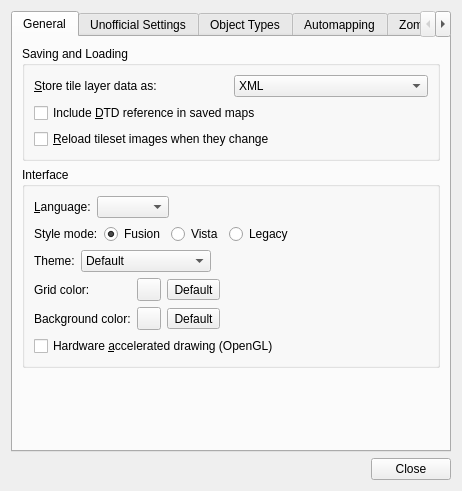
<?xml version="1.0" encoding="UTF-8"?>
<ui version="4.0">
 <class>PreferencesDialog</class>
 <widget class="QDialog" name="PreferencesDialog">
  <property name="geometry">
   <rect>
    <x>0</x>
    <y>0</y>
    <width>462</width>
    <height>491</height>
   </rect>
  </property>
  <property name="windowTitle">
   <string>Preferences</string>
  </property>
  <layout class="QVBoxLayout" name="verticalLayout">
   <property name="sizeConstraint">
    <enum>QLayout::SetDefaultConstraint</enum>
   </property>
   <item>
    <widget class="QTabWidget" name="tabWidget">
     <property name="currentIndex">
      <number>0</number>
     </property>
     <widget class="QWidget" name="tab">
      <attribute name="title">
       <string>General</string>
      </attribute>
      <layout class="QVBoxLayout" name="verticalLayout_2">
       <item>
        <widget class="QGroupBox" name="groupBox">
         <property name="title">
          <string>Saving and Loading</string>
         </property>
         <layout class="QGridLayout" name="gridLayout">
          <item row="0" column="1">
           <widget class="QComboBox" name="layerDataCombo">
            <item>
             <property name="text">
              <string>XML</string>
             </property>
            </item>
            <item>
             <property name="text">
              <string>Base64 (uncompressed)</string>
             </property>
            </item>
            <item>
             <property name="text">
              <string>Base64 (gzip compressed)</string>
             </property>
            </item>
            <item>
             <property name="text">
              <string>Base64 (zlib compressed)</string>
             </property>
            </item>
            <item>
             <property name="text">
              <string>CSV</string>
             </property>
            </item>
           </widget>
          </item>
          <item row="3" column="0" colspan="2">
           <widget class="QCheckBox" name="reloadTilesetImages">
            <property name="text">
             <string>&amp;Reload tileset images when they change</string>
            </property>
           </widget>
          </item>
          <item row="2" column="0" colspan="2">
           <widget class="QCheckBox" name="enableDtd">
            <property name="toolTip">
             <string>Not enabled by default since a reference to an external DTD is known to cause problems with some XML parsers.</string>
            </property>
            <property name="text">
             <string>Include &amp;DTD reference in saved maps</string>
            </property>
           </widget>
          </item>
          <item row="0" column="0">
           <widget class="QLabel" name="label">
            <property name="text">
             <string>&amp;Store tile layer data as:</string>
            </property>
            <property name="buddy">
             <cstring>layerDataCombo</cstring>
            </property>
           </widget>
          </item>
         </layout>
        </widget>
       </item>
       <item>
        <widget class="QGroupBox" name="groupBox_2">
         <property name="title">
          <string>Interface</string>
         </property>
         <layout class="QVBoxLayout" name="verticalLayout_9">
          <property name="sizeConstraint">
           <enum>QLayout::SetDefaultConstraint</enum>
          </property>
          <item>
           <layout class="QHBoxLayout" name="horizontalLayout_3">
            <item>
             <widget class="QLabel" name="label_2">
              <property name="text">
               <string>&amp;Language:</string>
              </property>
              <property name="buddy">
               <cstring>languageCombo</cstring>
              </property>
             </widget>
            </item>
            <item>
             <widget class="QComboBox" name="languageCombo"/>
            </item>
            <item>
             <spacer name="horizontalSpacer_2">
              <property name="orientation">
               <enum>Qt::Horizontal</enum>
              </property>
              <property name="sizeHint" stdset="0">
               <size>
                <width>40</width>
                <height>20</height>
               </size>
              </property>
             </spacer>
            </item>
           </layout>
          </item>
          <item>
           <layout class="QHBoxLayout" name="themeModeLayout">
            <item>
             <widget class="QLabel" name="themeModeLabel">
              <property name="text">
               <string>Style mode:</string>
              </property>
             </widget>
            </item>
            <item>
             <widget class="QRadioButton" name="fusionThemeMode">
              <property name="text">
               <string>Fusion</string>
              </property>
              <property name="checked">
               <bool>true</bool>
              </property>
             </widget>
            </item>
            <item>
             <widget class="QRadioButton" name="vistaThemeMode">
              <property name="text">
               <string>Vista</string>
              </property>
             </widget>
            </item>
            <item>
             <widget class="QRadioButton" name="legacyThemeMode">
              <property name="text">
               <string>Legacy</string>
              </property>
             </widget>
            </item>
            <item>
             <spacer name="horizontalSpacer_9">
              <property name="orientation">
               <enum>Qt::Horizontal</enum>
              </property>
              <property name="sizeHint" stdset="0">
               <size>
                <width>40</width>
                <height>20</height>
               </size>
              </property>
             </spacer>
            </item>
           </layout>
          </item>
          <item>
           <widget class="QWidget" name="themeRow" native="true">
            <layout class="QHBoxLayout" name="themeLayout">
               <property name="leftMargin">
                <number>0</number>
               </property>
               <property name="topMargin">
                <number>0</number>
               </property>
               <property name="rightMargin">
                <number>0</number>
               </property>
               <property name="bottomMargin">
                <number>0</number>
               </property>
             <item>
              <widget class="QLabel" name="themeLabel">
               <property name="text">
                <string>Theme:</string>
               </property>
              </widget>
             </item>
             <item>
              <widget class="QComboBox" name="themeCombo">
               <item>
                <property name="text">
                 <string>Default</string>
                </property>
               </item>
               <item>
                <property name="text">
                 <string>Breeze (Dark)</string>
                </property>
               </item>
               <item>
                <property name="text">
                 <string>QDarkStyle (Dark)</string>
                </property>
               </item>
               <item>
                <property name="text">
                 <string>QDarkStyle (Light)</string>
                </property>
               </item>
              </widget>
             </item>
             <item>
              <spacer name="horizontalSpacer_6">
               <property name="orientation">
                <enum>Qt::Horizontal</enum>
               </property>
               <property name="sizeHint" stdset="0">
                <size>
                 <width>40</width>
                 <height>20</height>
                </size>
               </property>
              </spacer>
             </item>
            </layout>
           </widget>
          </item>
          <item>
           <layout class="QGridLayout" name="gridLayout_2">
            <item row="2" column="2">
             <widget class="QToolButton" name="bgColorReset">
              <property name="text">
               <string>Default</string>
              </property>
             </widget>
            </item>
            <item row="0" column="0">
             <widget class="QLabel" name="label_3">
              <property name="text">
               <string>Grid color:</string>
              </property>
             </widget>
            </item>
            <item row="2" column="1">
             <widget class="Tiled::Internal::ColorButton" name="bgColor"/>
            </item>
            <item row="2" column="0">
             <widget class="QLabel" name="label_5">
              <property name="text">
               <string>Background color:</string>
              </property>
             </widget>
            </item>
            <item row="0" column="1">
             <widget class="Tiled::Internal::ColorButton" name="gridColor"/>
            </item>
            <item row="2" column="3">
             <spacer name="horizontalSpacer_4">
              <property name="orientation">
               <enum>Qt::Horizontal</enum>
              </property>
              <property name="sizeHint" stdset="0">
               <size>
                <width>40</width>
                <height>20</height>
               </size>
              </property>
             </spacer>
            </item>
            <item row="0" column="2">
             <widget class="QToolButton" name="gridColorReset">
              <property name="text">
               <string>Default</string>
              </property>
             </widget>
            </item>
           </layout>
          </item>
          <item>
           <layout class="QHBoxLayout" name="horizontalLayout_5"/>
          </item>
          <item>
           <widget class="QCheckBox" name="openGL">
            <property name="text">
             <string>Hardware &amp;accelerated drawing (OpenGL)</string>
            </property>
           </widget>
          </item>
         </layout>
        </widget>
       </item>
       <item>
        <spacer name="verticalSpacer">
         <property name="orientation">
          <enum>Qt::Vertical</enum>
         </property>
         <property name="sizeHint" stdset="0">
          <size>
           <width>381</width>
           <height>1</height>
          </size>
         </property>
        </spacer>
       </item>
      </layout>
     </widget>
    <widget class="QWidget" name="tab_6">
     <attribute name="title">
      <string>Unofficial Settings</string>
     </attribute>
     <layout class="QVBoxLayout" name="verticalLayout_14">
      <item>
       <widget class="QGroupBox" name="groupBox_10">
      <property name="title">
       <string>Tiles Path</string>
      </property>
      <layout class="QVBoxLayout" name="verticalLayout_13">
       <item>
        <widget class="QLabel" name="label_16">
         <property name="text">
        <string>Tiles folder path.</string>
         </property>
        </widget>
       </item>
       <item>
        <layout class="QHBoxLayout" name="horizontalLayout_16">
         <item>
        <widget class="QLineEdit" name="tilesDirectory">
         <property name="readOnly">
          <bool>true</bool>
         </property>
        </widget>
         </item>
         <item>
        <widget class="QToolButton" name="browseTilesDirectory">
         <property name="text">
          <string>...</string>
         </property>
        </widget>
         </item>
        </layout>
       </item>
      </layout>
       </widget>
      </item>
      <item>
       <widget class="QGroupBox" name="groupBox_9">
      <property name="title">
       <string>WorldEd Path</string>
      </property>
      <property name="flat">
       <bool>false</bool>
      </property>
      <layout class="QVBoxLayout" name="verticalLayout_12">
       <item>
        <widget class="QLabel" name="label_15">
         <property name="text">
        <string>This should point to the WorldEd executable folder.</string>
         </property>
        </widget>
       </item>
       <item>
        <layout class="QHBoxLayout" name="horizontalLayout_15">
         <item>
        <widget class="QLineEdit" name="tileZedPath">
         <property name="readOnly">
          <bool>true</bool>
         </property>
        </widget>
         </item>
         <item>
        <widget class="QToolButton" name="browseWorldEdPath">
         <property name="text">
          <string>...</string>
         </property>
        </widget>
         </item>
        </layout>
       </item>
      </layout>
       </widget>
      </item>
      <item>
       <widget class="QGroupBox" name="groupBox_5">
      <property name="title">
       <string>Interface</string>
      </property>
      <layout class="QVBoxLayout" name="verticalLayout_15">
       <item>
        <layout class="QHBoxLayout" name="horizontalLayout_7">
         <item>
        <widget class="QLabel" name="label_8">
         <property name="text">
          <string>Grid Width :</string>
         </property>
        </widget>
         </item>
         <item>
        <widget class="QSpinBox" name="gridWidth">
         <property name="minimum">
          <number>1</number>
         </property>
         <property name="maximum">
          <number>10</number>
         </property>
         <property name="singleStep">
          <number>1</number>
         </property>
         <property name="value">
          <number>1</number>
         </property>
        </widget>
         </item>
         <item>
        <widget class="QPushButton" name="gridWidthDefault">
         <property name="text">
          <string>Default</string>
         </property>
        </widget>
         </item>
         <item>
        <spacer name="horizontalSpacer_7">
         <property name="orientation">
          <enum>Qt::Horizontal</enum>
         </property>
         <property name="sizeHint" stdset="0">
          <size>
           <width>40</width>
           <height>20</height>
          </size>
         </property>
        </spacer>
         </item>
        </layout>
       </item>
       <item>
        <layout class="QHBoxLayout" name="horizontalLayout_8">
         <item>
        <widget class="QLabel" name="label_9">
         <property name="text">
          <string>Grid Opacity :</string>
         </property>
        </widget>
         </item>
         <item>
        <widget class="QSpinBox" name="gridOpacity">
         <property name="minimum">
          <number>1</number>
         </property>
         <property name="maximum">
          <number>255</number>
         </property>
         <property name="singleStep">
          <number>1</number>
         </property>
         <property name="value">
          <number>255</number>
         </property>
        </widget>
         </item>
         <item>
        <widget class="QPushButton" name="gridOpacityDefault">
         <property name="text">
          <string>Default</string>
         </property>
        </widget>
         </item>
         <item>
        <spacer name="horizontalSpacer_8">
         <property name="orientation">
          <enum>Qt::Horizontal</enum>
         </property>
         <property name="sizeHint" stdset="0">
          <size>
           <width>40</width>
           <height>20</height>
          </size>
         </property>
        </spacer>
         </item>
        </layout>
       </item>
      </layout>
       </widget>
      </item>
      <item>
       <spacer name="verticalSpacer_4">
      <property name="orientation">
       <enum>Qt::Vertical</enum>
      </property>
      <property name="sizeHint" stdset="0">
       <size>
        <width>20</width>
        <height>40</height>
       </size>
      </property>
       </spacer>
      </item>
     </layout>
    </widget>
     <widget class="QWidget" name="tab_2">
      <attribute name="title">
       <string>Object Types</string>
      </attribute>
      <layout class="QVBoxLayout" name="verticalLayout_3">
       <item>
        <widget class="QGroupBox" name="groupBox_3">
         <property name="title">
          <string>Object Types</string>
         </property>
         <layout class="QVBoxLayout" name="verticalLayout_4">
          <item>
           <widget class="QTableView" name="objectTypesTable">
            <property name="selectionBehavior">
             <enum>QAbstractItemView::SelectRows</enum>
            </property>
            <property name="verticalScrollMode">
             <enum>QAbstractItemView::ScrollPerPixel</enum>
            </property>
            <property name="wordWrap">
             <bool>false</bool>
            </property>
            <attribute name="horizontalHeaderHighlightSections">
             <bool>false</bool>
            </attribute>
            <attribute name="verticalHeaderVisible">
             <bool>false</bool>
            </attribute>
            <attribute name="verticalHeaderHighlightSections">
             <bool>false</bool>
            </attribute>
           </widget>
          </item>
          <item>
           <layout class="QHBoxLayout" name="horizontalLayout">
            <item>
             <widget class="QToolButton" name="addObjectTypeButton">
              <property name="toolTip">
               <string>Add Object Type</string>
              </property>
              <property name="text">
               <string>Add</string>
              </property>
              <property name="icon">
               <iconset resource="tiled.qrc">
                <normaloff>:/images/22x22/add.png</normaloff>:/images/22x22/add.png</iconset>
              </property>
              <property name="autoRaise">
               <bool>true</bool>
              </property>
             </widget>
            </item>
            <item>
             <widget class="QToolButton" name="removeObjectTypeButton">
              <property name="enabled">
               <bool>false</bool>
              </property>
              <property name="toolTip">
               <string>Remove Selected Object Types</string>
              </property>
              <property name="text">
               <string>Remove</string>
              </property>
              <property name="icon">
               <iconset resource="tiled.qrc">
                <normaloff>:/images/22x22/remove.png</normaloff>:/images/22x22/remove.png</iconset>
              </property>
              <property name="autoRaise">
               <bool>true</bool>
              </property>
             </widget>
            </item>
            <item>
             <spacer name="horizontalSpacer">
              <property name="orientation">
               <enum>Qt::Horizontal</enum>
              </property>
              <property name="sizeHint" stdset="0">
               <size>
                <width>40</width>
                <height>20</height>
               </size>
              </property>
             </spacer>
            </item>
            <item>
             <widget class="QPushButton" name="importObjectTypesButton">
              <property name="sizePolicy">
               <sizepolicy hsizetype="Minimum" vsizetype="Minimum">
                <horstretch>0</horstretch>
                <verstretch>0</verstretch>
               </sizepolicy>
              </property>
              <property name="text">
               <string>Import...</string>
              </property>
             </widget>
            </item>
            <item>
             <widget class="QPushButton" name="exportObjectTypesButton">
              <property name="sizePolicy">
               <sizepolicy hsizetype="Fixed" vsizetype="Minimum">
                <horstretch>0</horstretch>
                <verstretch>0</verstretch>
               </sizepolicy>
              </property>
              <property name="text">
               <string>Export...</string>
              </property>
             </widget>
            </item>
           </layout>
          </item>
         </layout>
        </widget>
       </item>
      </layout>
     </widget>
     <widget class="QWidget" name="tab_3">
      <attribute name="title">
       <string>Automapping</string>
      </attribute>
      <layout class="QVBoxLayout" name="verticalLayout_5">
       <item>
        <widget class="QCheckBox" name="autoMapWhileDrawing">
         <property name="text">
          <string>Use Automapping, when drawing into layers</string>
         </property>
        </widget>
       </item>
       <item>
        <spacer name="verticalSpacer_3">
         <property name="orientation">
          <enum>Qt::Vertical</enum>
         </property>
         <property name="sizeHint" stdset="0">
          <size>
           <width>20</width>
           <height>40</height>
          </size>
         </property>
        </spacer>
       </item>
      </layout>
     </widget>
     <widget class="QWidget" name="tab_4">
      <attribute name="title">
       <string>Zomboid</string>
      </attribute>
      <layout class="QVBoxLayout" name="verticalLayout_7">
       <item>
        <widget class="QGroupBox" name="configBox">
         <property name="sizePolicy">
          <sizepolicy hsizetype="Preferred" vsizetype="Preferred">
           <horstretch>0</horstretch>
           <verstretch>0</verstretch>
          </sizepolicy>
         </property>
         <property name="title">
          <string>Config Directory</string>
         </property>
         <property name="alignment">
          <set>Qt::AlignLeading|Qt::AlignLeft|Qt::AlignVCenter</set>
         </property>
         <layout class="QVBoxLayout" name="verticalLayout_6">
          <item>
           <widget class="QLabel" name="label_4">
            <property name="text">
             <string>This is where config files are stored.  Change it with the 'config' program.</string>
            </property>
            <property name="wordWrap">
             <bool>true</bool>
            </property>
           </widget>
          </item>
          <item>
           <layout class="QHBoxLayout" name="configLayout">
            <item>
             <widget class="QLineEdit" name="configDirectory">
              <property name="sizePolicy">
               <sizepolicy hsizetype="Expanding" vsizetype="Preferred">
                <horstretch>0</horstretch>
                <verstretch>0</verstretch>
               </sizepolicy>
              </property>
              <property name="readOnly">
               <bool>true</bool>
              </property>
             </widget>
            </item>
           </layout>
          </item>
         </layout>
        </widget>
       </item>
       <item>
        <widget class="QGroupBox" name="groupBox_4">
         <property name="title">
          <string>Thumbnails Directory</string>
         </property>
         <layout class="QVBoxLayout" name="verticalLayout_10">
          <item>
           <widget class="QLabel" name="label_7">
            <property name="text">
             <string>This is where building and map thumbnail images are stored.  Leave blank to store thumbnails in a subdirectory named .pzeditor in the same directory as each building or map file.</string>
            </property>
            <property name="wordWrap">
             <bool>true</bool>
            </property>
           </widget>
          </item>
          <item>
           <layout class="QHBoxLayout" name="horizontalLayout_4">
            <item>
             <widget class="QLineEdit" name="thumbnailEdit"/>
            </item>
            <item>
             <widget class="QToolButton" name="thumbnailButton">
              <property name="text">
               <string>...</string>
              </property>
             </widget>
            </item>
           </layout>
          </item>
         </layout>
        </widget>
       </item>
       <item>
        <widget class="QGroupBox" name="configBox_2">
         <property name="sizePolicy">
          <sizepolicy hsizetype="Preferred" vsizetype="Preferred">
           <horstretch>0</horstretch>
           <verstretch>0</verstretch>
          </sizepolicy>
         </property>
         <property name="title">
          <string>WorldEd Project Files</string>
         </property>
         <property name="alignment">
          <set>Qt::AlignLeading|Qt::AlignLeft|Qt::AlignVCenter</set>
         </property>
         <layout class="QVBoxLayout" name="verticalLayout_8">
          <item>
           <widget class="QLabel" name="label_6">
            <property name="text">
             <string>Used for adjacent maps and lots.  Restart TileZed to see changes.</string>
            </property>
            <property name="wordWrap">
             <bool>true</bool>
            </property>
           </widget>
          </item>
          <item>
           <widget class="QListWidget" name="listPZW">
            <property name="maximumSize">
             <size>
              <width>16777215</width>
              <height>96</height>
             </size>
            </property>
            <property name="selectionBehavior">
             <enum>QAbstractItemView::SelectRows</enum>
            </property>
           </widget>
          </item>
          <item>
           <layout class="QHBoxLayout" name="horizontalLayout_2">
            <item>
             <widget class="QToolButton" name="addPZW">
              <property name="toolTip">
               <string>Add Project</string>
              </property>
              <property name="text">
               <string>Add</string>
              </property>
              <property name="icon">
               <iconset resource="tiled.qrc">
                <normaloff>:/images/22x22/add.png</normaloff>:/images/22x22/add.png</iconset>
              </property>
              <property name="autoRaise">
               <bool>true</bool>
              </property>
             </widget>
            </item>
            <item>
             <widget class="QToolButton" name="removePZW">
              <property name="enabled">
               <bool>true</bool>
              </property>
              <property name="toolTip">
               <string>Remove Selected Project</string>
              </property>
              <property name="text">
               <string>Remove</string>
              </property>
              <property name="icon">
               <iconset resource="tiled.qrc">
                <normaloff>:/images/22x22/remove.png</normaloff>:/images/22x22/remove.png</iconset>
              </property>
              <property name="autoRaise">
               <bool>true</bool>
              </property>
             </widget>
            </item>
            <item>
             <widget class="QToolButton" name="raisePZW">
              <property name="toolTip">
               <string>Raise Project</string>
              </property>
              <property name="text">
               <string>...</string>
              </property>
              <property name="icon">
               <iconset resource="tiled.qrc">
                <normaloff>:/images/16x16/go-up.png</normaloff>:/images/16x16/go-up.png</iconset>
              </property>
              <property name="toolButtonStyle">
               <enum>Qt::ToolButtonIconOnly</enum>
              </property>
              <property name="autoRaise">
               <bool>true</bool>
              </property>
             </widget>
            </item>
            <item>
             <widget class="QToolButton" name="lowerPZW">
              <property name="toolTip">
               <string>Lower Project</string>
              </property>
              <property name="text">
               <string>...</string>
              </property>
              <property name="icon">
               <iconset resource="tiled.qrc">
                <normaloff>:/images/16x16/go-down.png</normaloff>:/images/16x16/go-down.png</iconset>
              </property>
              <property name="toolButtonStyle">
               <enum>Qt::ToolButtonIconOnly</enum>
              </property>
              <property name="autoRaise">
               <bool>true</bool>
              </property>
             </widget>
            </item>
            <item>
             <spacer name="horizontalSpacer_3">
              <property name="orientation">
               <enum>Qt::Horizontal</enum>
              </property>
              <property name="sizeHint" stdset="0">
               <size>
                <width>40</width>
                <height>20</height>
               </size>
              </property>
             </spacer>
            </item>
           </layout>
          </item>
         </layout>
        </widget>
       </item>
       <item>
        <widget class="QCheckBox" name="showAdjacent">
         <property name="text">
          <string>Show adjacent maps.  Requires closing/opening a map to see changes.</string>
         </property>
        </widget>
       </item>
       <item>
        <spacer name="verticalSpacer_2">
         <property name="orientation">
          <enum>Qt::Vertical</enum>
         </property>
         <property name="sizeHint" stdset="0">
          <size>
           <width>20</width>
           <height>40</height>
          </size>
         </property>
        </spacer>
       </item>
      </layout>
     </widget>
     <widget class="QWidget" name="tab_5">
      <attribute name="title">
       <string>Zomboid2</string>
      </attribute>
      <layout class="QGridLayout" name="gridLayout_3">
       <item row="0" column="0">
        <widget class="QGroupBox" name="tilePropertiesGroupBox">
         <property name="sizePolicy">
          <sizepolicy hsizetype="Preferred" vsizetype="Preferred">
           <horstretch>0</horstretch>
           <verstretch>0</verstretch>
          </sizepolicy>
         </property>
         <property name="title">
          <string>Tile Property Files (.tiles, .tiles.txt)</string>
         </property>
         <property name="alignment">
          <set>Qt::AlignLeading|Qt::AlignLeft|Qt::AlignVCenter</set>
         </property>
         <layout class="QVBoxLayout" name="verticalLayout_11">
          <item>
           <widget class="QListWidget" name="tilePropertiesListWidget">
            <property name="maximumSize">
             <size>
              <width>16777215</width>
              <height>96</height>
             </size>
            </property>
            <property name="selectionBehavior">
             <enum>QAbstractItemView::SelectRows</enum>
            </property>
           </widget>
          </item>
          <item>
           <layout class="QHBoxLayout" name="tilePropertiesLayout">
            <item>
             <widget class="QToolButton" name="addPZPropertiesFile">
              <property name="toolTip">
               <string>Add Project</string>
              </property>
              <property name="text">
               <string>Add</string>
              </property>
              <property name="icon">
               <iconset resource="tiled.qrc">
                <normaloff>:/images/22x22/add.png</normaloff>:/images/22x22/add.png</iconset>
              </property>
              <property name="autoRaise">
               <bool>true</bool>
              </property>
             </widget>
            </item>
            <item>
             <widget class="QToolButton" name="removePZPropertiesFile">
              <property name="enabled">
               <bool>true</bool>
              </property>
              <property name="toolTip">
               <string>Remove Selected Project</string>
              </property>
              <property name="text">
               <string>Remove</string>
              </property>
              <property name="icon">
               <iconset resource="tiled.qrc">
                <normaloff>:/images/22x22/remove.png</normaloff>:/images/22x22/remove.png</iconset>
              </property>
              <property name="autoRaise">
               <bool>true</bool>
              </property>
             </widget>
            </item>
            <item>
             <widget class="QToolButton" name="raisePZPropertiesFile">
              <property name="toolTip">
               <string>Raise Project</string>
              </property>
              <property name="text">
               <string>...</string>
              </property>
              <property name="icon">
               <iconset resource="tiled.qrc">
                <normaloff>:/images/16x16/go-up.png</normaloff>:/images/16x16/go-up.png</iconset>
              </property>
              <property name="toolButtonStyle">
               <enum>Qt::ToolButtonIconOnly</enum>
              </property>
              <property name="autoRaise">
               <bool>true</bool>
              </property>
             </widget>
            </item>
            <item>
             <widget class="QToolButton" name="lowerPZPropertiesFile">
              <property name="toolTip">
               <string>Lower Project</string>
              </property>
              <property name="text">
               <string>...</string>
              </property>
              <property name="icon">
               <iconset resource="tiled.qrc">
                <normaloff>:/images/16x16/go-down.png</normaloff>:/images/16x16/go-down.png</iconset>
              </property>
              <property name="toolButtonStyle">
               <enum>Qt::ToolButtonIconOnly</enum>
              </property>
              <property name="autoRaise">
               <bool>true</bool>
              </property>
             </widget>
            </item>
            <item>
             <spacer name="horizontalSpacer_5">
              <property name="orientation">
               <enum>Qt::Horizontal</enum>
              </property>
              <property name="sizeHint" stdset="0">
               <size>
                <width>40</width>
                <height>20</height>
               </size>
              </property>
             </spacer>
            </item>
           </layout>
          </item>
          <item>
           <spacer name="tilePropertiesSpacer">
            <property name="orientation">
             <enum>Qt::Vertical</enum>
            </property>
            <property name="sizeHint" stdset="0">
             <size>
              <width>20</width>
              <height>40</height>
             </size>
            </property>
           </spacer>
          </item>
         </layout>
        </widget>
       </item>
      </layout>
     </widget>
    </widget>
   </item>
   <item>
    <widget class="QDialogButtonBox" name="buttonBox">
     <property name="orientation">
      <enum>Qt::Horizontal</enum>
     </property>
     <property name="standardButtons">
      <set>QDialogButtonBox::Close</set>
     </property>
    </widget>
   </item>
  </layout>
 </widget>
 <customwidgets>
  <customwidget>
   <class>Tiled::Internal::ColorButton</class>
   <extends>QToolButton</extends>
   <header location="global">colorbutton.h</header>
  </customwidget>
 </customwidgets>
 <tabstops>
  <tabstop>layerDataCombo</tabstop>
  <tabstop>enableDtd</tabstop>
  <tabstop>reloadTilesetImages</tabstop>
  <tabstop>openGL</tabstop>
  <tabstop>objectTypesTable</tabstop>
  <tabstop>addObjectTypeButton</tabstop>
  <tabstop>removeObjectTypeButton</tabstop>
  <tabstop>importObjectTypesButton</tabstop>
  <tabstop>exportObjectTypesButton</tabstop>
  <tabstop>autoMapWhileDrawing</tabstop>
  <tabstop>buttonBox</tabstop>
 </tabstops>
 <resources>
  <include location="tiled.qrc"/>
 </resources>
 <connections>
  <connection>
   <sender>buttonBox</sender>
   <signal>rejected()</signal>
   <receiver>PreferencesDialog</receiver>
   <slot>reject()</slot>
   <hints>
    <hint type="sourcelabel">
     <x>322</x>
     <y>481</y>
    </hint>
    <hint type="destinationlabel">
     <x>315</x>
     <y>312</y>
    </hint>
   </hints>
  </connection>
 </connections>
 <designerdata>
  <property name="gridDeltaX">
   <number>10</number>
  </property>
  <property name="gridDeltaY">
   <number>10</number>
  </property>
  <property name="gridSnapX">
   <bool>true</bool>
  </property>
  <property name="gridSnapY">
   <bool>true</bool>
  </property>
  <property name="gridVisible">
   <bool>true</bool>
  </property>
 </designerdata>
</ui>
